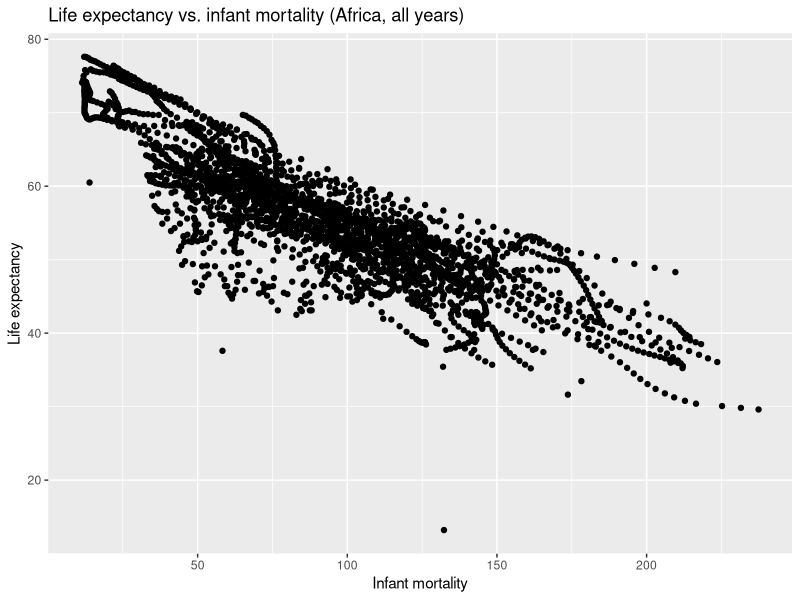
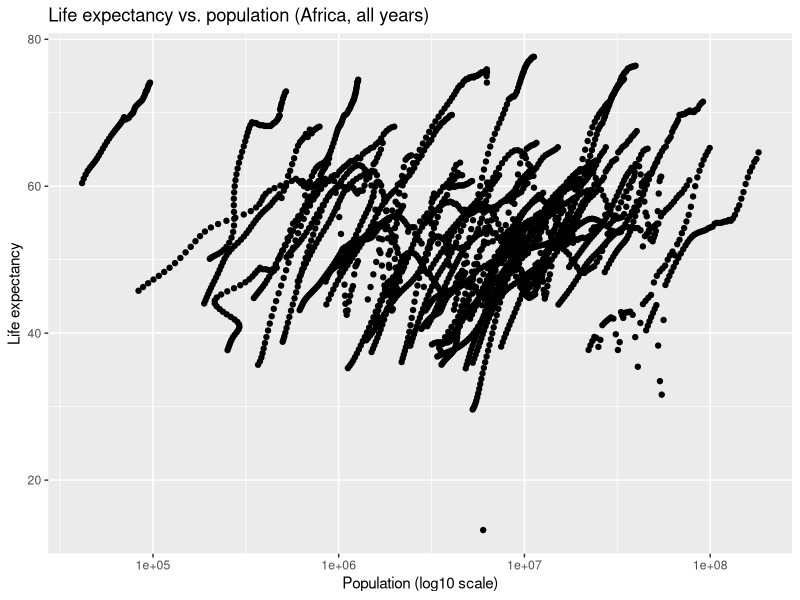
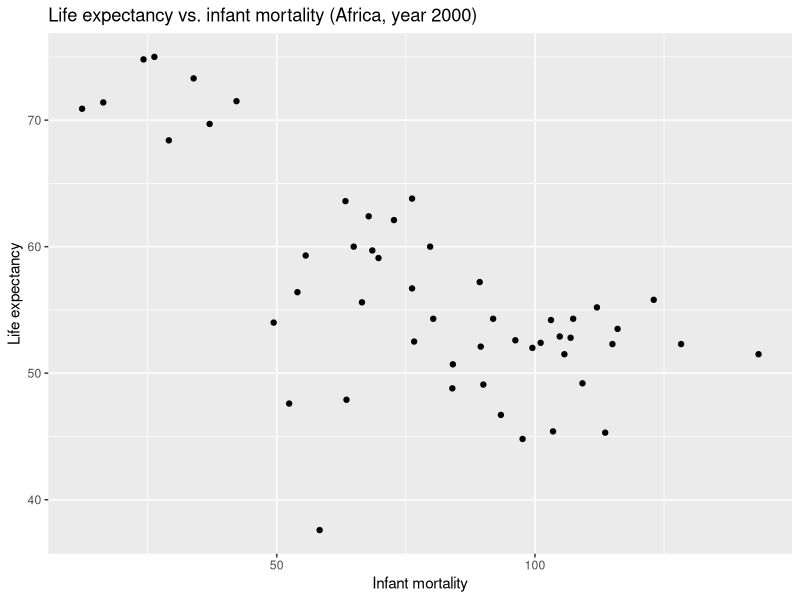
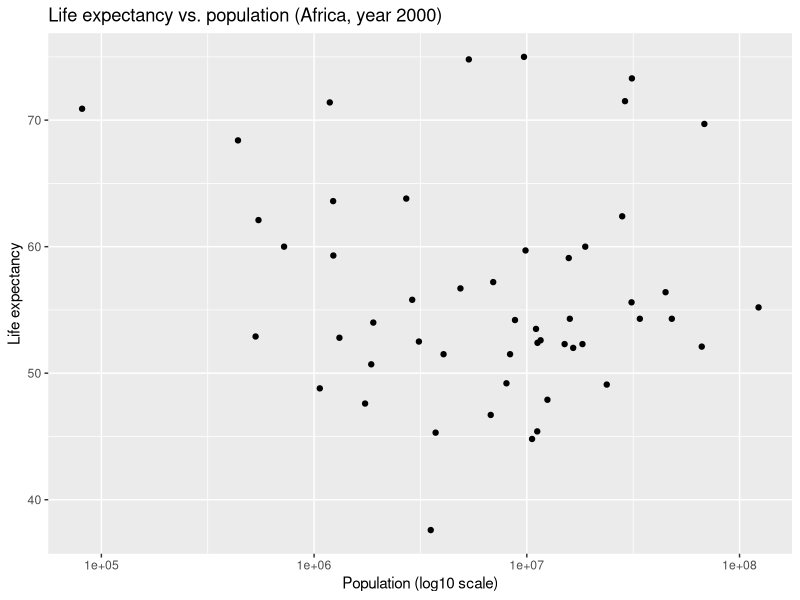

Reproduce these figures in R, in order.
## ---- chunk 1
if (!requireNamespace("dslabs", quietly = TRUE)) {
  install.packages("dslabs")
}

library("dslabs")
library("tidyverse")
## ---- chunk 2
# only run the next command interactively, not in a script
# help(gapminder)  
# get an overview of data structure
str(gapminder)

# get a summary of data
summary(gapminder)

# determine the type of object gapminder is
class(gapminder)
## ---- chunk 3
africadata <- gapminder %>%
  filter(continent == "Africa")

# Inspect the structure of the African dataset
str(africadata)

# Summarize the dataset to confirm the number of observations
summary(africadata)
## ---- chunk 4
# select() keeps only the specified columns infant mortality and life expectancy

africa_infant_life <- africadata %>%
  select(infant_mortality, life_expectancy)

# Examine the structure of the new dataset
str(africa_infant_life)

# Display summary statistics for the selected variables
summary(africa_infant_life)

# select() keeps only the specified columns population and life expectancy
africa_pop_life <- africadata %>%
  select(population, life_expectancy)

# Check the structure and summary of the dataset
str(africa_pop_life)

# Show summary statistics
summary(africa_pop_life)
## ---- chunk 5
# Plot life expectancy vs infant mortality
ggplot(data = africa_infant_life,
       mapping = aes(x = infant_mortality, y = life_expectancy)) +
  geom_point() +
  labs(
    title = "Life expectancy vs. infant mortality (Africa, all years)",
    x = "Infant mortality",
    y = "Life expectancy"
  )


# Plot life expectancy vs population (log scale)
ggplot(data = africa_pop_life,
       mapping = aes(x = population, y = life_expectancy)) +
  geom_point() +
  scale_x_log10() +
  labs(
    title = "Life expectancy vs. population (Africa, all years)",
    x = "Population (log10 scale)",
    y = "Life expectancy"
  )
## ---- chunk 6
# Identify years with missing infant mortality
missing_years <- africadata %>%
  filter(is.na(infant_mortality)) %>%
  distinct(year) %>%
  arrange(year)

missing_years


# Subset africadata to year 2000
africa2000 <- africadata %>%
  filter(year == 2000)

# Expected: 51 observations and 9 variables
str(africa2000)

# Summarize the dataset
summary(africa2000)

# Plot (year 2000) life expectancy vs infant mortality
ggplot(data = africa2000,
       mapping = aes(x = infant_mortality, y = life_expectancy)) +
  geom_point() +
  labs(
    title = "Life expectancy vs. infant mortality (Africa, year 2000)",
    x = "Infant mortality",
    y = "Life expectancy"
  )

  # Plot (year 2000) life expectancy vs population (log scale)
ggplot(data = africa2000,
       mapping = aes(x = population, y = life_expectancy)) +
  geom_point() +
  scale_x_log10() +
  labs(
    title = "Life expectancy vs. population (Africa, year 2000)",
    x = "Population (log10 scale)",
    y = "Life expectancy"
  )
## ---- chunk 7
# fit1: fit life expectancy as the outcome, and infant mortality as the predictor
fit1 <- lm(life_expectancy ~ infant_mortality, data = africa2000)

# Print the regression summary (coefficients, p-values, R-squared, etc.)
summary(fit1)
## ---- chunk 8
# fit2: fit life expectancy as the outcome, and population size as the predictor
fit2 <- lm(life_expectancy ~ population, data = africa2000)

# Print the regression summary (coefficients, p-values, R-squared, etc.)
summary(fit2)
## ---- chunk 9
library("dslabs")
# loads library
str(divorce_margarine)
summary(divorce_margarine)
#gives an overview of the data
